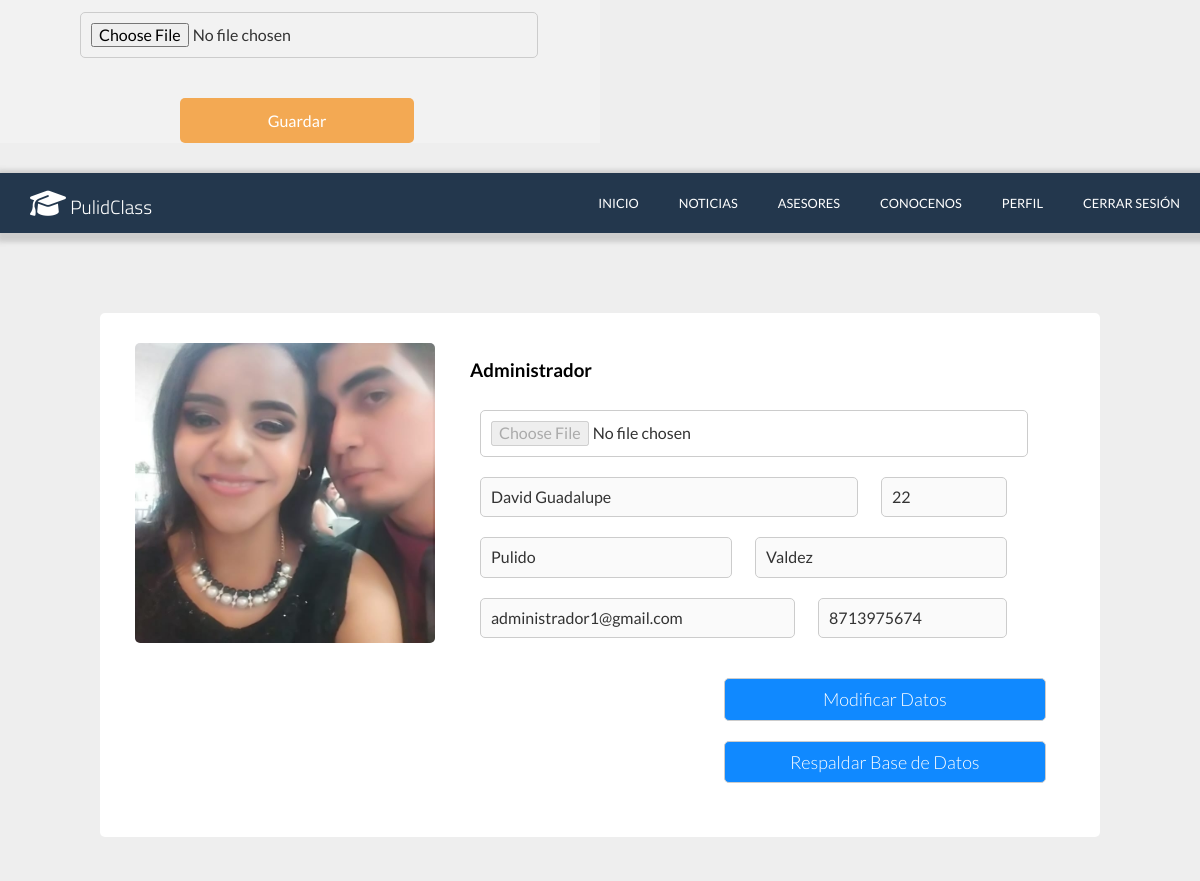
The app's page /admin.php (signed in, middle part), older data.
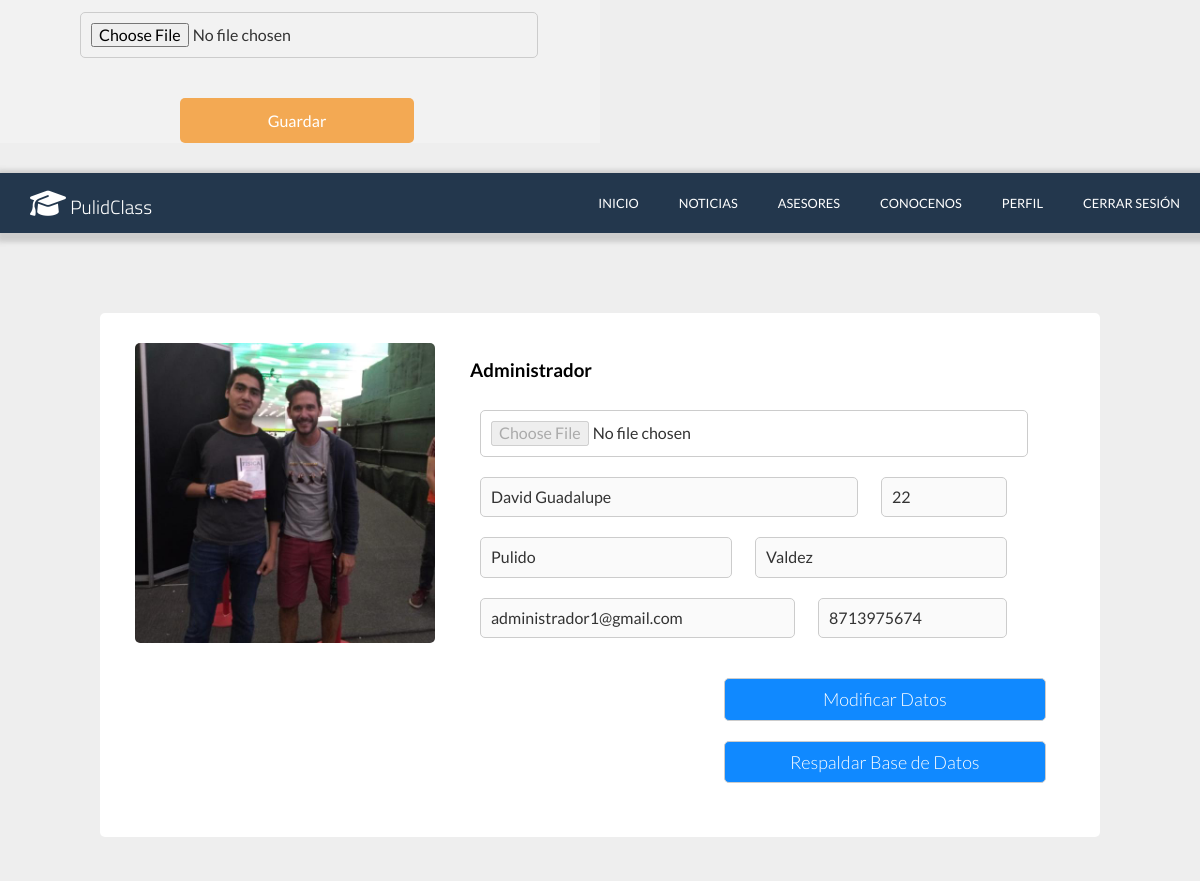
The same page, newer data.
### tables this page shows
CREATE TABLE `usuario` (
  `N_De_Usuario` int(11) NOT NULL,
  `Correo` varchar(70) DEFAULT NULL,
  `Nombres` varchar(50) DEFAULT NULL,
  `A_Paterno` varchar(20) DEFAULT NULL,
  `A_Materno` varchar(20) DEFAULT NULL,
  `Edad` int(11) DEFAULT NULL,
  `Telefono` varchar(16) DEFAULT NULL,
  `Foto` text DEFAULT NULL
);

### views/admin.view.php (the view, shortened to what this page needs)
<!DOCTYPE html>
<html lang="en">
<head>
    <link rel="stylesheet" href="css/normalize.css">
    <link rel="stylesheet" href="css/admin/estilos.css">
</head>
<body>
    <header>
        <div class="menu">
            <div class="logo">
                <a href="index.php"><h2 class="page-name"><i class="fas fa-graduation-cap"></i> PulidClass</h2></a>
            </div>
            <nav>
                <a href="index.php">Inicio</a>
                <a href="noticias.php">Noticias</a>
                <a href="asesores.php">Asesores</a>
                <a href="conocenos.php">Conocenos</a>
                <?php if(isset($_SESSION['cliente'])): ?>
                    <a href="perfil.php">Perfil</a>
                    <a href="logout.php">Cerrar Sesión</a>
                <?php elseif(isset($_SESSION['admin'])): ?>
                    <a href="admin.php">Perfil</a>
                    <a href="logout.php">Cerrar Sesión</a>
                <?php elseif(isset($_SESSION['asesor'])): ?>
                    <a href="asesor.php">Perfil</a>
                    <a href="logout.php">Cerrar Sesión</a>
                <?php else: ?>
                    <a href="register.php">Registrate</a>
                    <a href="login.php">Iniciar Sesión</a>
                <?php endif; ?>
            </nav>
        </div>
    </header>
    <main>
        <div class="perfil">
            <div class="foto">
                <div id="foto_usuario"><img src="<?php echo $info_personal['Foto']?>" alt=""></div>
            </div>
            <div class="info">
                <h3 class="titulo">Administrador</h1>
                <form enctype="multipart/form-data" action="<?php echo htmlspecialchars($_SERVER['PHP_SELF']); ?>" method="POST">
                    <input type="file" name="foto" id="foto" disabled value="<?php echo $info_personal['Foto']?>">
                    <input type="text" name="nombre" id="nombre" placeholder="Nombres" disabled value="<?php echo $info_personal['Nombres']?>">
                    <input type="text" name="edad" id="edad" placeholder="edad" disabled value="<?php echo $info_personal['Edad']?>">
                    <input type="text" name="paterno" id="paterno" placeholder="Apellido Paterno" disabled value="<?php echo $info_personal['A_Paterno']?>">
                    <input type="text" name="materno" id="materno" placeholder="Apellido Materno" disabled value="<?php echo $info_personal['A_Materno']?>">
                    <input type="text" name="correo" id="correo" placeholder="Correo Electronico" disabled value="<?php echo $info_personal['Correo']?>">
                    <input type="text" name="telefono" id="telefono" placeholder="Numero Telefonico" disabled value="<?php echo $info_personal['Telefono']?>">
                    <div class="perfil-footer">
                        <input type="button" class="button" id="modificar_usuario" value="Modificar Datos" onclick="Modificar_Datos_Usuario()">
                        <input type="submit" class="button" name="respaldar_db" id="respaldar_db" value="Respaldar Base de Datos">
                    </div>
                </form>
            </div>
        </div>
        <div class="profesores">
        </div>
    </main>
    <link rel="stylesheet" href="https://cdnjs.cloudflare.com/ajax/libs/jquery-modal/0.9.1/jquery.modal.min.css" />
</body>

Row changes from the older to the newer data that the page shows:
changed usuario "David Guadalupe": Foto: a different picture
